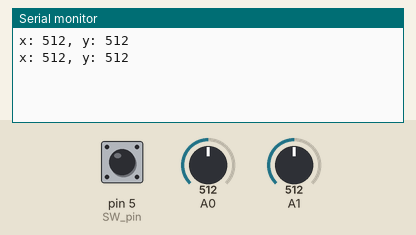
Simulated run of this sketch. Board: Arduino Uno, built with avr-gcc and run on an emulated ATmega328P. On the bench: the last lines printed to the serial monitor. The test bench sets the inputs (shaded band); at power-on: A1 = 512, A0 = 512, pin 5 (SW_pin) HIGH.

Above: at 1.8 s.
1.9 s: A1 set to 314
At 2.8 s:
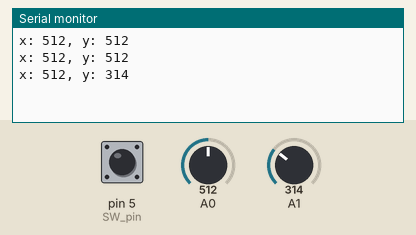
3.4 s: A1 set to 292
At 4.4 s:
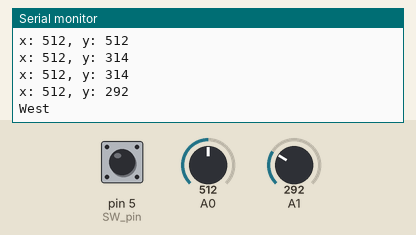
6.5 s: A0 set to 782
At 7.8 s:
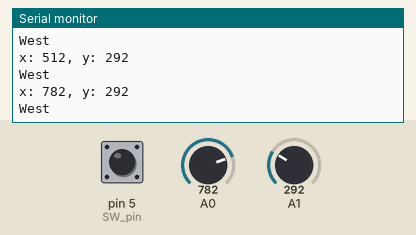
8.0 s: A0 set to 811
At 8.8 s:
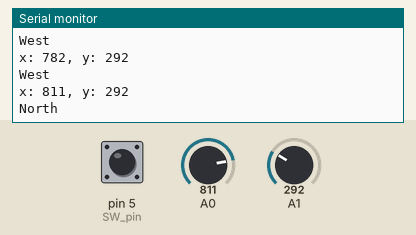
Timing chart, 0 to 11.0 s (numbered marks = the images above; inputs shaded):
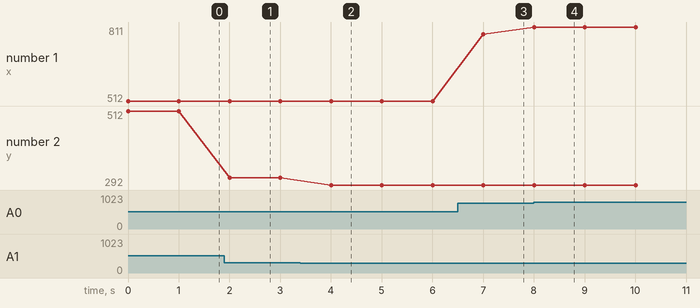

Measured:
- the behaviour switches between 301 and 300 on A1 (found by bisection; images 1 and 2)
- the behaviour switches between 799 and 800 on A0 (found by bisection; images 3 and 4)
- after the input at 1.9 s, the serial monitor: prints a new line after 0.10 s (image 1)
- after the input at 3.4 s, the serial monitor: prints a new line after 0.60 s (image 2)
- after the input at 6.5 s, the serial monitor: prints a new line after 0.51 s (image 3)
- after the input at 8.0 s, the serial monitor: prints a new line at once (image 4)
- plotted number 1: 512 → 782 after the input at 6.5 s, 782 → 811 after the input at 8.0 s
- plotted number 2: 512 → 314 after the input at 1.9 s, 314 → 292 after the input at 3.4 s

The sketch:

Master.ino
```cpp
// Master
#include <SoftwareSerial.h>
SoftwareSerial BTSerial(10, 11);
// sensor
int vrx, vry;
int SW_pin = 5; // Nút nhấn trên joystick
//
void setup() {
  pinMode(SW_pin, INPUT_PULLUP);
  BTSerial.begin(38400);
  Serial.begin(9600);
}

void loop() {
  vrx = analogRead(A0);
  vry = analogRead(A1);
  Serial.print("x: ");
  Serial.print(vrx);
  Serial.print(", y: ");
  Serial.print(vry);
  Serial.println();

  // Đọc giá trị từ nút nhấn trên joystick
  int SW_value = digitalRead(SW_pin);

  if (vrx <= 200) {
  Serial.print("South\n");
    // Gạt xuống
    BTSerial.write('0');
  } else if (vrx >= 800) {
  Serial.print("North\n");
    // Gạt lên
    BTSerial.write('1');
  } else if (vry <= 300) {
  Serial.print("West\n");
    // Gạt trái:
    BTSerial.write('2');
  } else if (vry >= 800) {
  Serial.print("East\n");
    // Gạt phải:
    BTSerial.write('3');
  }else{
    BTSerial.write('3');
  }


  if (SW_value == LOW) {
    Serial.println("CENTER");
    // Gạt phải: Chậm dần
    BTSerial.write('4');
  }

  delay(1000);
}
```
